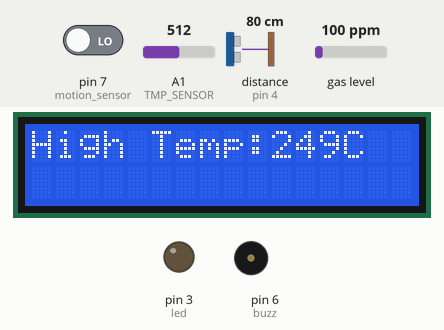
This sketch was run on a simulated Arduino Uno, built with avr-gcc and run on an emulated ATmega328P. On the bench: 16×2 character LCD, output pins drawn as LEDs (lit = HIGH), buzzer (waves = sounding, pin HIGH). Wiring (inferred from the names in the program): ultrasonic range finder: trigger pin 5; echo pin 4. The inputs (shaded band) are chosen by the test bench; at power-on: distance to the obstacle (sensor on pin 4) 80 cm, pin 7 (motion_sensor) LOW, A1 (TMP_SENSOR) = 512, gas level 100 ppm. The echo pulse lasts 58.3 µs per cm; pins used as bus, display or sensor lines are not drawn; what the sketch prints to the serial monitor is not drawn.

Above: at 1.2 s.
1.3 s: distance to the obstacle (sensor on pin 4) set to 28 cm
14.5 s: distance to the obstacle (sensor on pin 4) set to 22 cm
At 20.7 s:
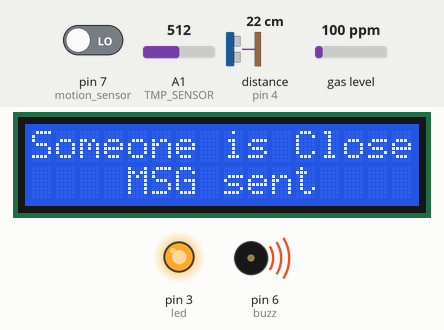
25.0 s: pin 7 (motion_sensor) driven HIGH
At 30.9 s:
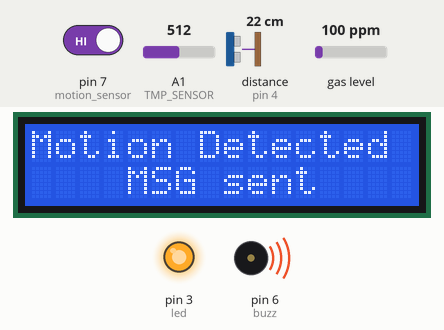
34.0 s: A1 (TMP_SENSOR) set to 716
At 36.5 s:
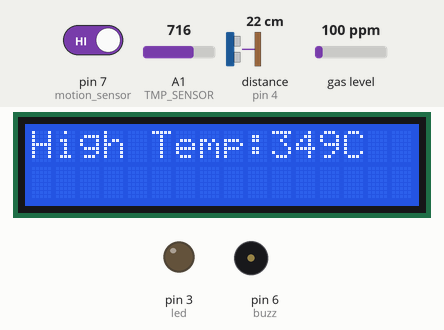
39.6 s: A1 (TMP_SENSOR) set to 900
At 49.6 s:
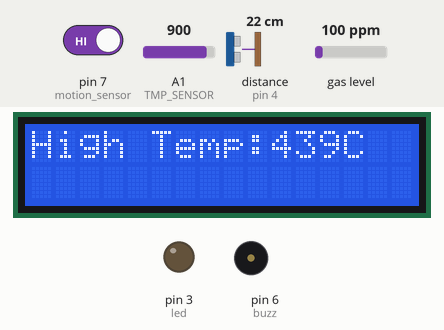
52.3 s: A1 (TMP_SENSOR) set to 1023
At 62.8 s:
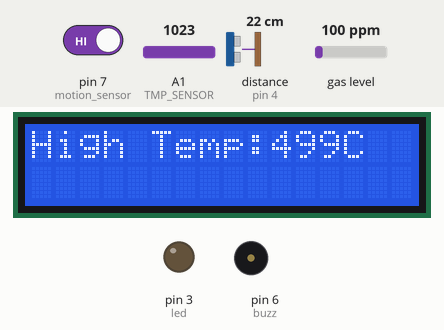
Timing chart, 0 to 64.9 s (numbered marks = the images above; inputs shaded):
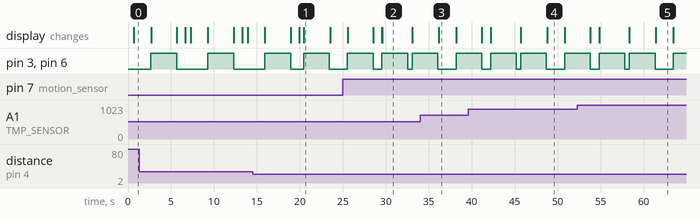

Measured:
- the behaviour switches between 26 and 25 cm on distance to the obstacle (sensor on pin 4) (found by bisection; images 0 and 1)
- after the input at 14.5 s, the display: first differs from a run without the input after 5.9 s (image 1)
- after the input at 25.0 s, the display: first differs from a run without the input after 4.6 s (image 2)
- what the display in image 1 shows lasts 3.1 s, from 20.4 s to 23.5 s
- what the display in image 2 shows lasts 3.5 s, from 29.6 s to 33.1 s
- what the display in image 3 shows lasts 2.0 s, from 36.2 s to 38.2 s

The sketch:

Home_Security_System.ino
```cpp
#include<LiquidCrystal.h>
#include<MQ2.h>
LiquidCrystal lcd(13, 12, 11, 10, 9, 8);
int distance=0;
int smoke=0;
int lpg=0;
int temp=0;
float duration_us;
const int motion_sensor = 7;
const int buzz = 6;
const int TRIG_PIN = 5;
const int ECHO_PIN = 4;
const int led =3;
const int DISTANCE_THRESHOLD = 25;
const int GAS_SENSOR = A0;
const int TMP_SENSOR = A1;
const int LPG_SENSOR = A2;
MQ2 mq2(GAS_SENSOR);
void setup()
{
  lcd.begin(16,2);
  Serial.begin(9600);
  pinMode(led, OUTPUT);
  pinMode(buzz, OUTPUT);
  pinMode(motion_sensor, INPUT);
  pinMode(TRIG_PIN, OUTPUT);
  pinMode(ECHO_PIN, INPUT);
  pinMode(GAS_SENSOR, INPUT);
  pinMode(TMP_SENSOR, INPUT);
  pinMode(LPG_SENSOR, INPUT);
 }
void alert1(void)
{
  digitalWrite(led, HIGH);
  digitalWrite(buzz, HIGH);
  lcd.clear();
  lcd.setCursor(0,0);
  lcd.print("Motion Detected");
  lcd.setCursor(4,1);
  lcd.print("MSG sent");
  delay(3000);
  digitalWrite(buzz, LOW);
  digitalWrite(led, LOW);
}
void alert2(void)
{
  digitalWrite(led, HIGH);
  digitalWrite(buzz, HIGH);
  lcd.clear();
  lcd.setCursor(0,0);
  lcd.print("Chances of Fire");
  lcd.setCursor(4,1);
  lcd.print("MSG sent");
  delay(3000);
  digitalWrite(buzz, LOW);
  digitalWrite(led, LOW);
 }
 void alert3(void)
{
  digitalWrite(led, HIGH);
  digitalWrite(buzz, HIGH);
  lcd.clear();
  lcd.setCursor(0,0);
  lcd.print("Someone is Close");
  lcd.setCursor(4,1);
  lcd.print("MSG sent");
  delay(3000);
  digitalWrite(buzz, LOW);
  digitalWrite(led, LOW);
 }
void loop() {
  //anti-theft system
  int motion = digitalRead(motion_sensor);
  if (motion == HIGH)
  {
    alert1();
    }
  digitalWrite(TRIG_PIN, HIGH);
  delayMicroseconds(10);
  digitalWrite(TRIG_PIN, LOW);
  duration_us = pulseIn(ECHO_PIN, HIGH);
  distance = 0.017 * duration_us;
  Serial.print("Distance=");
  Serial.println(distance);
  delay(500);
  if(distance < DISTANCE_THRESHOLD)
  {
    alert3();
  }
 smoke=mq2.readSmoke();
 lpg=mq2.readLPG();
 delay(100);
 Serial.print("Smoke=");
 Serial.println(smoke);
 Serial.print("LPG=");
 Serial.println(lpg);
  if(smoke>=5000)
  {
    lcd.clear();
    lcd.print("Smoke Detected");
    delay(2000);
    lcd.clear();
    alert2();
  }
  if(lpg>=5000)
  {
    lcd.clear();
    lcd.print("LPG Detected");
    delay(2000);
    lcd.clear();
    alert2();
  }
  temp = analogRead(A1);
  temp = temp/2.048;
  //Serial.println(temp);
  Serial.print("Temp=");
  Serial.println(temp);
  if(temp>=50)
  {
    lcd.clear();
    lcd.print("High Temp:");
    lcd.print(temp);
    lcd.print("C");
    delay(2000);
    lcd.clear();
    alert2();
  }
  lcd.clear();
  lcd.setCursor(5,0);
  lcd.print("SYSTEM");
  lcd.setCursor(5,1);
  lcd.print("READY");
  delay(1000);
  lcd.clear();
  }
```
